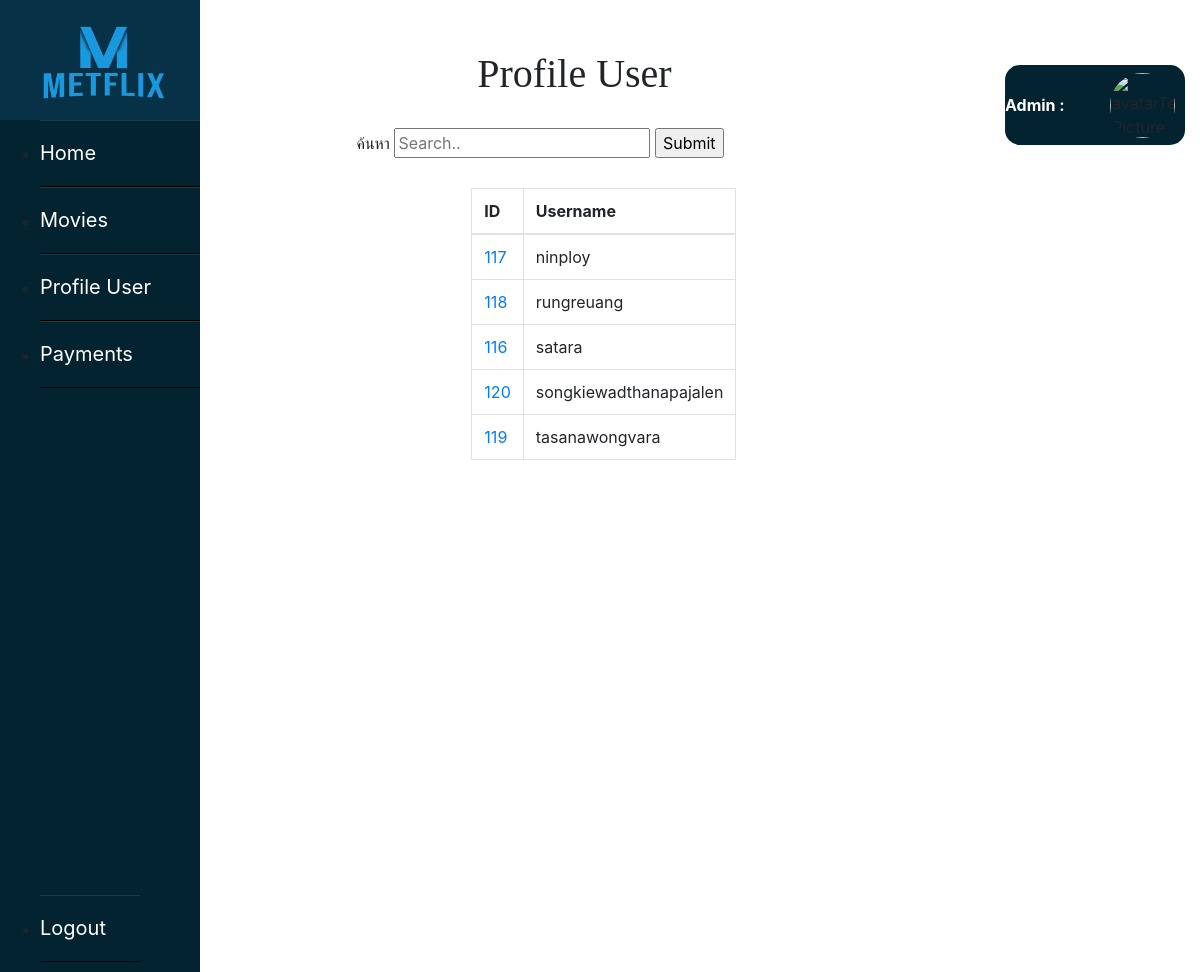
Screenshot of /Metflix/Admin/profile.php with the database file from the repository.
### tables this page shows
CREATE TABLE `profile` (
  `Username` varchar(50) NOT NULL,
  `Picture` varchar(200) NOT NULL,
  `ID` int(11) NOT NULL
);

CREATE TABLE `users` (
  `ID` int(11) NOT NULL,
  `Email` varchar(50) NOT NULL,
  `Password` varchar(16) NOT NULL,
  `Name` varchar(50) NOT NULL,
  `Status` varchar(10) NOT NULL
);

### Metflix/Admin/profile.php (the view, shortened to what this page needs)
<?php
include('header.php');
include("condb.php");
?>
<html>
<head>
</head>
<body>
    <div class="inidiv" style="padding-left: 12%">
        <h1 class="fNew">Profile User</h1>
        <div class="searchid">
            <form action="profile.php" method="get">
                ค้นหา <input type="text" placeholder="Search.." name="textSearch">
                <input type="submit">
            </form>
        </div>
        <div class="sizetable">
            <div class="row">
                <div class="col">
                    <table class="table table-bordered">
                        <thead>
                            <th style="width: 50%">ID</th>
                            <th style="width: 50%">Username</th>
                        </thead>
                        <tbody>
                            <tr>
                                <?php
                                                $sql = "SELECT * FROM profile p INNER JOIN users u ON p.ID = u.ID WHERE (u.Status  = 'member') and (u.ID like '%" . $_GET["textSearch"] . "%'
                                                 or p.Username like '%" . $_GET["textSearch"] . "%')";
                                                $result = $con->query($sql);
                                                if ($result->num_rows > 0) {
                                                    while ($row = $result->fetch_assoc()) {
                                                ?>
                            <tr>
                                <?php
                                                        echo '<td class="cell100 column1" style="width: 50%"><a href=detail.php?input1=' .
                                                            $row["ID"] . '> ' . $row["ID"] . ' </a> ' . ' </td> ';
                                                ?>
                                <td style="width: 50%">
                                    <?php echo $row["Username"]; ?></td>
                            </tr><?php
                                                    }
                                                } else {
                                                    echo '<h1 class="fNew">No user searches.</h1>';
                                                }
                                                    ?>
                            </tr>
                        </tbody>
                    </table>
                </div>
            </div>
        </div>
    </div>
</body>
</html>

### Metflix/Admin/header.php (shortened to what this page needs)
<html>
<head>
    <link rel="stylesheet" href="https://maxcdn.bootstrapcdn.com/bootstrap/4.4.1/css/bootstrap.min.css">
    <link rel="stylesheet" href="metStyle.css">
    <link rel="stylesheet" href="https://cdnjs.cloudflare.com/ajax/libs/font-awesome/4.7.0/css/font-awesome.min.css">
</head>
<body>
    <div class="adminBox">
        <div class="row rowBox">
            <div class="col labelBox">
                <a href="editprofileAdmin.php"><label class="adminLabel">Admin :
                        <?php echo $_SESSION["Name"]; ?></label></a>
            </div>
            <div class="col picBox">
                <img src="..\img\<?php echo $_SESSION["Picture"];?>" alt="avatarTest Picture" height="65" width="65"
                    class="imgAvatar">
            </div>
        </div>
    </div>
    <div class="sidebar">
        <header><img src="img\DB.png" alt="Metflix" height="120" width="150"></header>
        <ul>
            <li><a href="homepageAdmin.php">Home</a></li>
            <li><a href="moviepage.php">Movies</a></li>
            <li><a href="profile.php">Profile User</a></li>
            <li><a href="Paymentpage.php">Payments</a></li>
            <li style="position: absolute; width: 50%;bottom: 10px;"><a href="logout.php">Logout</a></li>
        </ul>
    </div>
</body>
</html>

### Metflix/Admin/metStyle.css (style rules this page uses)
.iniDiv { width: 100%; height: 100%; padding-left: 200px; }
.adminBox { background-color: #042331; height: 10%; width: 15%; float: right; border-radius: 15px; margin-top: 15px; margin-right: 15px; }
.rowBox { height: 100%; }
.labelBox { align-items: center; display: flex; }
.adminLabel { margin: 0 auto; font-weight: bold; color: white; }
.picBox { align-items: center; display: flex; }
.imgAvatar { border-radius: 50%; }
.sidebar { position: fixed; width: 200px; height: 100%; background: #042331; transition: all 0.5s ease; top: 0; left: 0; }
.sidebar header { font-size: 22px; color: white; line-height: 70px; text-align: center; background: #063146; user-select: none; }
.sidebar ul a { display: block; width: 100%; line-height: 65px; font-size: 20px; color: white; box-sizing: border-box; border-bottom: 1px solid black; border-top: 1px solid rgba(255, 255, 255, 0.1); transition: 0.4s; }

### Metflix/Admin/profile.php (style rules this page uses)
.fNew { text-align: center; font-family: Lato-Regular; margin-bottom: 5px; margin-top: 50px; }
.sizetable { height: 98%; width: 20%; margin-left: 31%; margin-top: 30px; }
.searchid { text-align: center; margin-top: 30px; margin-right: 264px; }

### rows the page displays
profile: ID.ID "117", Username "ninploy"
profile: ID.ID "118", Username "rungreuang"
profile: ID.ID "116", Username "satara"
profile: ID.ID "120", Username "songkiewadthanapajalen"
profile: ID.ID "119", Username "tasanawongvara"
